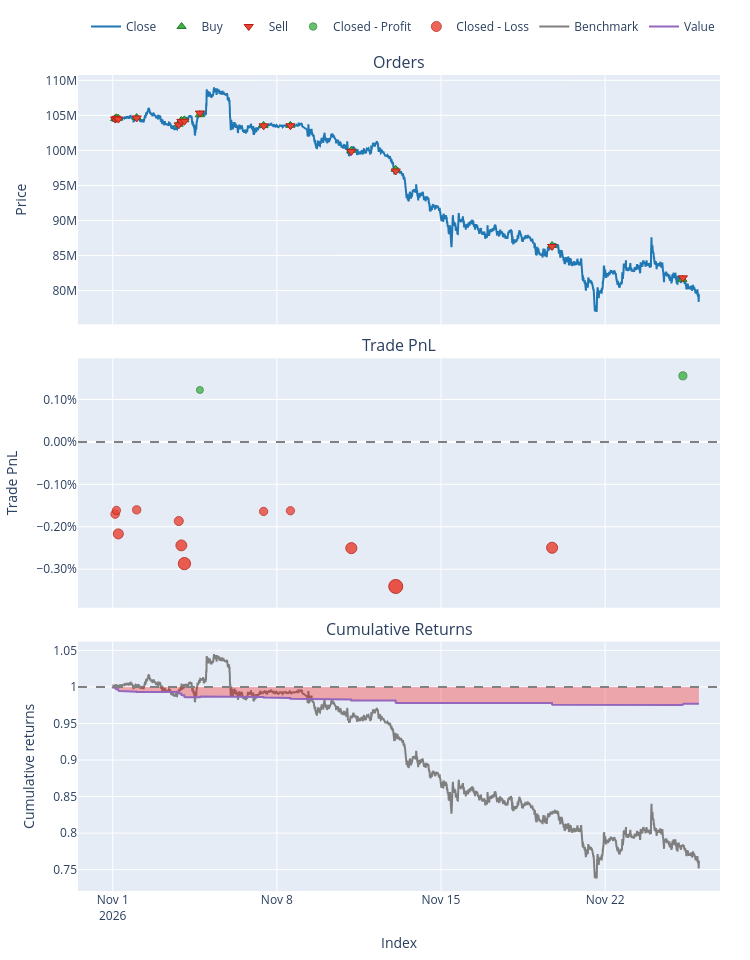

The code cell stored with this chart in its notebook:
### Code cell
portfolios["trend_pullback"].plot().show()

### Figure 1 — Plotly figure (JSON) as saved in the notebook; plotly's stock layout.template omitted (floating-point values rounded to 4 significant figures; data arrays with more than 128 entries replaced by an {"elided": "..."} marker saying what was removed)
{"data": [{"legendgroup": "0", "line": {"color": "#1f77b4"}, "name": "Close", "showlegend": true, "type": "scatter", "uid": "8be116b4-76d0-47e6-9dbe-cb290e34c335", "x": {"elided": "11900 str values"}, "xaxis": "x", "y": {"elided": "11900 float values"}, "yaxis": "y"}, {"customdata": [[0.0, 0.0009561, 49.98], [2.0, 0.0009535, 49.89], [4.0, 0.0009525, 49.81], [6.0, 0.0009495, 49.7], [8.0, 0.0009567, 49.62], [10.0, 0.0009499, 49.53], [12.0, 0.0009469, 49.41], [14.0, 0.0009376, 49.27], [16.0, 0.0009526, 49.33], [18.0, 0.0009509, 49.25], [20.0, 0.0009832, 49.17], [22.0, 0.001008, 49.04], [24.0, 0.001131, 48.88], [26.0, 0.001195, 48.75]], "hovertemplate": "Order Id: %{customdata[0]}<br>Timestamp: %{x}<br>Price: %{y}<br>Size: %{customdata[1]:.6f}<br>Fees: %{customdata[2]:.6f}", "legendgroup": "1", "marker": {"color": "#37B13F", "line": {"color": "rgb(38,123,44)", "width": 1}, "size": 8, "symbol": "triangle-up"}, "mode": "markers", "name": "Buy", "type": "scatter", "uid": "ba3f7435-86b1-4463-8c27-bd2db70277d6", "x": ["2026-11-01T02:27:00+09:00", "2026-11-01T03:45:00+09:00", "2026-11-01T05:36:00+09:00", "2026-11-02T00:30:00+09:00", "2026-11-03T19:33:00+09:00", "2026-11-03T22:12:00+09:00", "2026-11-04T01:21:00+09:00", "2026-11-04T17:03:00+09:00", "2026-11-07T10:21:00+09:00", "2026-11-08T13:51:00+09:00", "2026-11-11T04:09:00+09:00", "2026-11-13T01:36:00+09:00", "2026-11-19T17:39:00+09:00", "2026-11-25T07:03:00+09:00"], "xaxis": "x", "y": [104500000.0, 104600000.0, 104600000.0, 104700000.0, 103700000.0, 104300000.0, 104400000.0, 105100000.0, 103600000.0, 103600000.0, 100000000.0, 97300000.0, 86430000.0, 81610000.0], "yaxis": "y"}, {"customdata": [[1.0, 0.0009561, 49.94], [3.0, 0.0009535, 49.86], [5.0, 0.0009525, 49.75], [7.0, 0.0009495, 49.67], [9.0, 0.0009567, 49.58], [11.0, 0.0009499, 49.46], [13.0, 0.0009469, 49.32], [15.0, 0.0009376, 49.38], [17.0, 0.0009526, 49.3], [19.0, 0.0009509, 49.22], [21.0, 0.0009832, 49.09], [23.0, 0.001008, 48.93], [25.0, 0.001131, 48.8], [27.0, 0.001195, 48.88]], "hovertemplate": "Order Id: %{customdata[0]}<br>Timestamp: %{x}<br>Price: %{y}<br>Size: %{customdata[1]:.6f}<br>Fees: %{customdata[2]:.6f}", "legendgroup": "2", "marker": {"color": "#EA4335", "line": {"color": "rgb(181,31,18)", "width": 1}, "size": 8, "symbol": "triangle-down"}, "mode": "markers", "name": "Sell", "type": "scatter", "uid": "02410aa2-cdd5-4dec-8a66-81529564c4c2", "x": ["2026-11-01T02:30:00+09:00", "2026-11-01T03:48:00+09:00", "2026-11-01T05:45:00+09:00", "2026-11-02T00:33:00+09:00", "2026-11-03T19:36:00+09:00", "2026-11-03T22:15:00+09:00", "2026-11-04T01:24:00+09:00", "2026-11-04T17:15:00+09:00", "2026-11-07T10:27:00+09:00", "2026-11-08T13:54:00+09:00", "2026-11-11T04:12:00+09:00", "2026-11-13T01:39:00+09:00", "2026-11-19T17:42:00+09:00", "2026-11-25T07:33:00+09:00"], "xaxis": "x", "y": [104500000.0, 104600000.0, 104500000.0, 104600000.0, 103600000.0, 104100000.0, 104200000.0, 105300000.0, 103500000.0, 103500000.0, 99860000.0, 97060000.0, 86300000.0, 81820000.0], "yaxis": "y"}, {"customdata": [[7.0, 7.0, 120.6, 0.001224], [13.0, 13.0, 151.8, 0.001557]], "hovertemplate": "Exit Trade Id: %{customdata[0]}<br>Position Id: %{customdata[1]}<br>Exit Timestamp: %{x}<br>PnL: %{customdata[2]:.6f}<br>Return: %{customdata[3]:.2%}", "legendgroup": "3", "marker": {"color": "#37B13F", "line": {"color": "rgb(38,123,44)", "width": 1}, "opacity": [0.75, 0.7729], "size": [7.0, 8.069], "symbol": "circle"}, "mode": "markers", "name": "Closed - Profit", "type": "scatter", "uid": "a6ffd5d5-8b2d-45e8-bb50-18c8e03008cd", "x": ["2026-11-04T17:15:00+09:00", "2026-11-25T07:33:00+09:00"], "xaxis": "x2", "y": [0.001224, 0.001557], "yaxis": "y2"}, {"customdata": [[0.0, 0.0, -170.0, -0.001701], [1.0, 1.0, -161.1, -0.001615], [2.0, 2.0, -216.0, -0.002168], [3.0, 3.0, -159.3, -0.001602], [4.0, 4.0, -185.2, -0.001866], [5.0, 5.0, -241.6, -0.002439], [6.0, 6.0, -283.5, -0.002869], [8.0, 8.0, -161.6, -0.001638], [9.0, 9.0, -159.8, -0.001623], [10.0, 10.0, -246.3, -0.002504], [11.0, 11.0, -334.2, -0.003407], [12.0, 12.0, -243.8, -0.002494]], "hovertemplate": "Exit Trade Id: %{customdata[0]}<br>Position Id: %{customdata[1]}<br>Exit Timestamp: %{x}<br>PnL: %{customdata[2]:.6f}<br>Return: %{customdata[3]:.2%}", "legendgroup": "4", "marker": {"color": "#EA4335", "line": {"color": "rgb(181,31,18)", "width": 1}, "opacity": [0.7828, 0.7768, 0.8149, 0.776, 0.7941, 0.8335, 0.863, 0.7785, 0.7774, 0.838, 0.9, 0.8373], "size": [8.531, 8.252, 10.03, 8.213, 9.058, 10.9, 12.27, 8.329, 8.279, 11.11, 14.0, 11.07], "symbol": "circle"}, "mode": "markers", "name": "Closed - Loss", "type": "scatter", "uid": "98ebf0b5-0f50-4437-be03-5f964b71f353", "x": ["2026-11-01T02:30:00+09:00", "2026-11-01T03:48:00+09:00", "2026-11-01T05:45:00+09:00", "2026-11-02T00:33:00+09:00", "2026-11-03T19:36:00+09:00", "2026-11-03T22:15:00+09:00", "2026-11-04T01:24:00+09:00", "2026-11-07T10:27:00+09:00", "2026-11-08T13:54:00+09:00", "2026-11-11T04:12:00+09:00", "2026-11-13T01:39:00+09:00", "2026-11-19T17:42:00+09:00"], "xaxis": "x2", "y": [-0.001701, -0.001615, -0.002168, -0.001602, -0.001866, -0.002439, -0.002869, -0.001638, -0.001623, -0.002504, -0.003407, -0.002494], "yaxis": "y2"}, {"legendgroup": "5", "line": {"color": "#7f7f7f"}, "name": "Benchmark", "showlegend": true, "type": "scatter", "uid": "5c7ccc7c-55ed-4eac-b4aa-4a91e3ddd092", "x": {"elided": "11900 str values"}, "xaxis": "x3", "y": {"elided": "11900 float values"}, "yaxis": "y3"}, {"hoverinfo": "skip", "legendgroup": "6", "line": {"color": "rgba(0, 0, 0, 0)", "width": 0}, "opacity": 0, "showlegend": false, "type": "scatter", "uid": "28388c22-40e3-406c-b2f7-60a5a629268b", "x": {"elided": "11900 str values"}, "xaxis": "x3", "y": {"elided": "11900 int values"}, "yaxis": "y3"}, {"connectgaps": false, "fill": "tonexty", "fillcolor": "rgba(255, 0, 0, 0.3)", "hoverinfo": "skip", "legendgroup": "6", "line": {"color": "rgba(0, 0, 0, 0)", "width": 0}, "opacity": 0, "showlegend": false, "type": "scatter", "uid": "6eb4babd-add2-41f8-a558-ffde3eeb0981", "x": {"elided": "11900 str values"}, "xaxis": "x3", "y": {"elided": "11900 float values"}, "yaxis": "y3"}, {"legendgroup": "7", "line": {"color": "#9467bd"}, "name": "Value", "showlegend": true, "type": "scatter", "uid": "6f6290f3-b05a-44ce-85a5-cdfc3ff86744", "x": {"elided": "11900 str values"}, "xaxis": "x3", "y": {"elided": "11900 float values"}, "yaxis": "y3"}, {"hoverinfo": "skip", "legendgroup": "6", "line": {"color": "rgba(0, 0, 0, 0)", "width": 0}, "opacity": 0, "showlegend": false, "type": "scatter", "uid": "83fc8438-433f-4d8f-b632-999a9b1768a7", "x": {"elided": "11900 str values"}, "xaxis": "x3", "y": {"elided": "11900 int values"}, "yaxis": "y3"}], "layout": {"annotations": [{"font": {"size": 16}, "showarrow": false, "text": "Orders", "x": 0.5, "xanchor": "center", "xref": "paper", "y": 1, "yanchor": "bottom", "yref": "paper"}, {"font": {"size": 16}, "showarrow": false, "text": "Trade PnL", "x": 0.5, "xanchor": "center", "xref": "paper", "y": 0.6528, "yanchor": "bottom", "yref": "paper"}, {"font": {"size": 16}, "showarrow": false, "text": "Cumulative Returns", "x": 0.5, "xanchor": "center", "xref": "paper", "y": 0.3056, "yanchor": "bottom", "yref": "paper"}], "height": 960, "legend": {"orientation": "h", "traceorder": "normal", "x": 1, "xanchor": "right", "y": 1.042, "yanchor": "bottom"}, "margin": {"b": 30, "l": 30, "r": 30, "t": 30}, "shapes": [{"line": {"color": "gray", "dash": "dash"}, "type": "line", "x0": 0, "x1": 1, "xref": "paper", "y0": 0, "y1": 0, "yref": "y2"}, {"line": {"color": "gray", "dash": "dash"}, "type": "line", "x0": 0, "x1": 1, "xref": "paper", "y0": 1, "y1": 1, "yref": "y3"}], "showlegend": true, "width": 750, "xaxis": {"anchor": "y", "domain": [0, 1], "matches": "x3", "showticklabels": false}, "xaxis2": {"anchor": "y2", "domain": [0, 1], "matches": "x3", "showticklabels": false}, "xaxis3": {"anchor": "y3", "domain": [0, 1], "title": {"text": "Index"}}, "yaxis": {"anchor": "x", "domain": [0.6944, 1], "title": {"text": "Price"}}, "yaxis2": {"anchor": "x2", "domain": [0.3472, 0.6528], "tickformat": ".2%", "title": {"text": "Trade PnL"}}, "yaxis3": {"anchor": "x3", "domain": [0, 0.3056], "title": {"text": "Cumulative returns"}}}}
